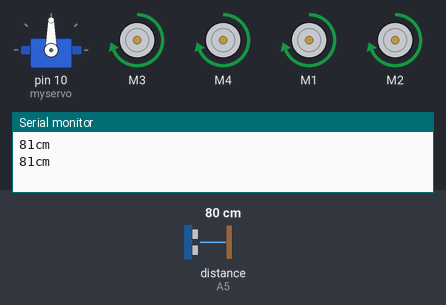
The sketch below on a simulated Arduino Uno, built with avr-gcc and run on an emulated ATmega328P. Shown: servo, 4 × DC motor (green arrow = forward, orange = backward, longer = faster), the last lines printed to the serial monitor. The inputs (shaded band) are chosen by the test bench; at power-on: distance to the obstacle (sensor on A5) 80 cm. The echo pulse lasts 58.3 µs per cm.

Above: at 2.2 s.
2.3 s: distance to the obstacle (sensor on A5) set to 33 cm
3.8 s: distance to the obstacle (sensor on A5) set to 26 cm
At 4.5 s:
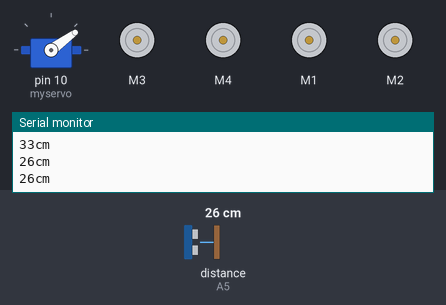
At 5.6 s:
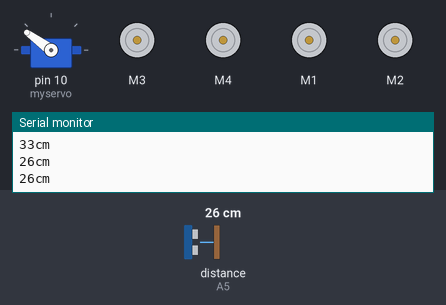
7.2 s: distance to the obstacle (sensor on A5) set to 11 cm
10.5 s: distance to the obstacle (sensor on A5) set to 8 cm
At 13.1 s:
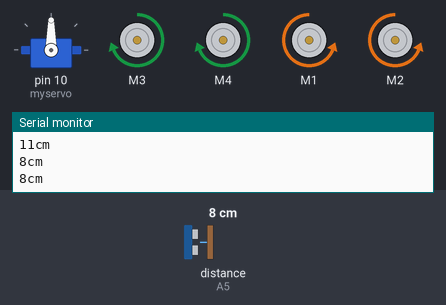
13.9 s: distance to the obstacle (sensor on A5) set to 18 cm
15.6 s: distance to the obstacle (sensor on A5) set to 2 cm
At 17.23 s:
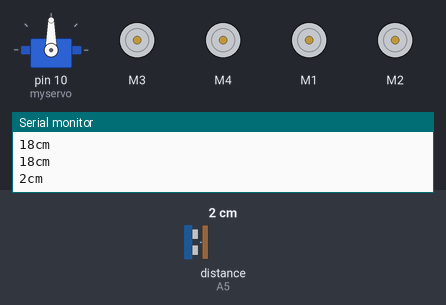
Timing chart, 0 to 19.7 s (numbered marks = the images above; inputs shaded):
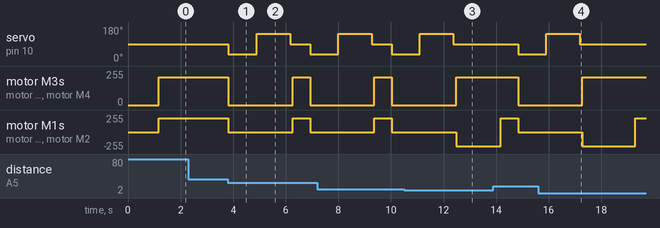

Measured:
- the behaviour switches between 30 and 29 cm on distance to the obstacle (sensor on A5) (found by bisection; images 0 and 1)
- the behaviour switches between 10 and 9 cm on distance to the obstacle (sensor on A5) (found by bisection; images 2 and 3)
- after the input at 3.8 s, servo on pin 10 (myservo): 90° → 36° at once, → 144° 1.1 s later, → 90° 1.3 s later, → 36° 0.76 s later; motor M3, motor M4, motor M1, motor M2: forward 210/255 → stopped at once, → forward 210/255 2.4 s later, → stopped 0.66 s later
- after the input at 10.5 s, servo on pin 10 (myservo): goes on until 12.4 s, then stays 90°; motor M3, motor M4: goes on until 12.5 s, then stays forward 210/255
- after the input at 15.6 s, servo on pin 10 (myservo): goes on until 17.2 s, then stays 90°; motor M3, motor M4: goes on until 17.3 s, then stays forward 210/255

The sketch:

TestWithCar11-09.ino
```cpp
#include <AFMotor.h>      //add Adafruit Motor Shield library
#include <Servo.h>        //add Servo Motor library
#include <NewPing.h>      //add Ultrasonic sensor library

#define TRIG_PIN A4 // Pin A0 on the Motor Drive Shield soldered to the ultrasonic sensor
#define ECHO_PIN A5 // Pin A1 on the Motor Drive Shield soldered to the ultrasonic sensor
#define MAX_DISTANCE 300 // sets maximum useable sensor measuring distance to 300cm
#define MAX_SPEED 210 // sets speed of DC traction motors to 150/250 or about 70% of full speed - to get power drain down.
#define MAX_SPEED_OFFSET 40 // this sets offset to allow for differences between the two DC traction motors
#define COLL_DIST 30 // sets distance at which robot stops and reverses to 30cm
#define COLL_DISTMin 10 // sets distance at which robot stops and reverses to 30cm
#define TURN_DIST COLL_DIST+20 // sets distance at which robot veers away from object
NewPing sonar(TRIG_PIN, ECHO_PIN, MAX_DISTANCE); // sets up sensor library to use the correct pins to measure distance.

AF_DCMotor leftMotor1(3, MOTOR12_1KHZ); // create motor #1 using M1 output on Motor Drive Shield, set to 1kHz PWM frequency
AF_DCMotor leftMotor2(4, MOTOR12_1KHZ); // create motor #2, using M2 output, set to 1kHz PWM frequency
AF_DCMotor rightMotor1(1, MOTOR34_1KHZ);// create motor #3, using M3 output, set to 1kHz PWM frequency
AF_DCMotor rightMotor2(2, MOTOR34_1KHZ);// create motor #4, using M4 output, set to 1kHz PWM frequency
Servo myservo;  // create servo object to control a servo

int leftDistance, rightDistance; //distances on either side
int curDist = 0;
String motorSet = "";
int speedSet = 0;

//-------------------------------------------- SETUP LOOP ----------------------------------------------------------------------------
void setup() {
  Serial.begin(9600);
  myservo.attach(10);  // attaches the servo on pin 10 (SERVO_1 on the Motor Drive Shield to the servo object
  myservo.write(90); // tells the servo to position at 90-degrees ie. facing forward.
  delay(1000); // delay for one seconds
 }
//------------------------------------------------------------------------------------------------------------------------------------

//---------------------------------------------MAIN LOOP ------------------------------------------------------------------------------
void loop() {
  myservo.write(90);  // move eyes forward
  delay(90);
  curDist = readPing();   // read distance
  //if(curDist<COLL_DISTMin)
  //{
   //   Serial.print("enter here");
//Serial.println();
 // moveBackward();
  //changePath();
  //}
  if (curDist < COLL_DIST) {changePath();}  // if forward is blocked change direction
  moveForward();  // move forward
  delay(500);
 }
//-------------------------------------------------------------------------------------------------------------------------------------

void changePath() {
  moveStop();   // stop forward movement
  myservo.write(36);  // check distance to the right
    delay(500);
    rightDistance = readPing(); //set right distance
    delay(500);
    myservo.write(144);  // check distace to the left
    delay(700);
    leftDistance = readPing(); //set left distance
    delay(500);
    myservo.write(90); //return to center
    delay(100);
    compareDistance();
  }


void compareDistance()   // find the longest distance
{
  if(leftDistance<COLL_DISTMin && rightDistance<COLL_DISTMin){
   turnAround();
  }
  else{
     if (leftDistance>rightDistance) //if left is less obstructed
  {
    turnLeft();
  }
  else if (rightDistance>leftDistance) //if right is less obstructed
  {
    turnRight();
  }
 }
}


//-------------------------------------------------------------------------------------------------------------------------------------

int readPing() { // read the ultrasonic sensor distance
  delay(70);
  unsigned int uS = sonar.ping();
  int cm = uS/US_ROUNDTRIP_CM;
  Serial.print(cm);
  Serial.print("cm");
Serial.println();
  return cm;
}
//-------------------------------------------------------------------------------------------------------------------------------------
void moveStop() {leftMotor1.run(RELEASE); leftMotor2.run(RELEASE); rightMotor1.run(RELEASE); rightMotor2.run(RELEASE);}  // stop the motors.
//-------------------------------------------------------------------------------------------------------------------------------------
void moveForward() {
    motorSet = "FORWARD";
    leftMotor1.run(FORWARD);      // turn it on going forward
    leftMotor2.run(FORWARD);      // turn it on going forward
    rightMotor1.run(FORWARD);     // turn it on going forward
    rightMotor2.run(FORWARD);     // turn it on going forward

    leftMotor1.setSpeed(MAX_SPEED);
    leftMotor2.setSpeed(MAX_SPEED);
    rightMotor1.setSpeed(MAX_SPEED);
    rightMotor2.setSpeed(MAX_SPEED);
    //delay(500);
    //leftMotor1.run(RELEASE); leftMotor2.run(RELEASE); rightMotor1.run(RELEASE); rightMotor2.run(RELEASE);
}
//-------------------------------------------------------------------------------------------------------------------------------------
void moveBackward() {
    motorSet = "BACKWARD";
    leftMotor1.run(BACKWARD);     // turn it on going backward
    leftMotor2.run(BACKWARD);     // turn it on going backward
    rightMotor1.run(BACKWARD);    // turn it on going backward
    rightMotor2.run(BACKWARD);    // turn it on going backward

    leftMotor1.setSpeed(MAX_SPEED);
    leftMotor2.setSpeed(MAX_SPEED);
    rightMotor1.setSpeed(MAX_SPEED);
    rightMotor2.setSpeed(MAX_SPEED);
    delay(2000);
}
//-------------------------------------------------------------------------------------------------------------------------------------
void turnRight() {
  motorSet = "RIGHT";
  leftMotor1.run(FORWARD);      // turn motor 1 forward
  leftMotor2.run(FORWARD);      // turn motor 2 forward
  rightMotor1.run(BACKWARD);    // turn motor 3 backward
  rightMotor2.run(BACKWARD);    // turn motor 4 backward
  rightMotor1.setSpeed(MAX_SPEED);
  rightMotor2.setSpeed(MAX_SPEED);
  delay(2000); // run motors this way for 1500
  motorSet = "FORWARD";
  leftMotor1.run(FORWARD);      // set both motors back to forward
  leftMotor2.run(FORWARD);
  rightMotor1.run(FORWARD);
  rightMotor2.run(FORWARD);
}
//-------------------------------------------------------------------------------------------------------------------------------------
void turnLeft() {
  motorSet = "LEFT";
  leftMotor1.run(BACKWARD);      // turn motor 1 backward
  leftMotor2.run(BACKWARD);      // turn motor 2 backward
  leftMotor1.setSpeed(MAX_SPEED);
  leftMotor2.setSpeed(MAX_SPEED);
  rightMotor1.run(FORWARD);     // turn motor 3 forward
  rightMotor2.run(FORWARD);     // turn motor 4 forward
  delay(2000); // run motors this way for 1500
  motorSet = "FORWARD";
  leftMotor1.run(FORWARD);      // turn it on going forward
  leftMotor2.run(FORWARD);      // turn it on going forward
  rightMotor1.run(FORWARD);     // turn it on going forward
  rightMotor2.run(FORWARD);     // turn it on going forward
}
//-------------------------------------------------------------------------------------------------------------------------------------
void turnAround() {
  motorSet = "RIGHT";
  leftMotor1.run(FORWARD);      // turn motor 1 forward
  leftMotor2.run(FORWARD);      // turn motor 2 forward
  rightMotor1.run(BACKWARD);    // turn motor 3 backward
  rightMotor2.run(BACKWARD);    // turn motor 4 backward
  leftMotor1.setSpeed(MAX_SPEED);
  leftMotor2.setSpeed(MAX_SPEED);
  rightMotor1.setSpeed(MAX_SPEED);
  rightMotor2.setSpeed(MAX_SPEED);
  delay(1700); // run motors this way for 1700
  motorSet = "FORWARD";
  leftMotor1.run(FORWARD);      // set both motors back to forward
  leftMotor2.run(FORWARD);
  rightMotor1.run(FORWARD);
  rightMotor2.run(FORWARD);
}
```
